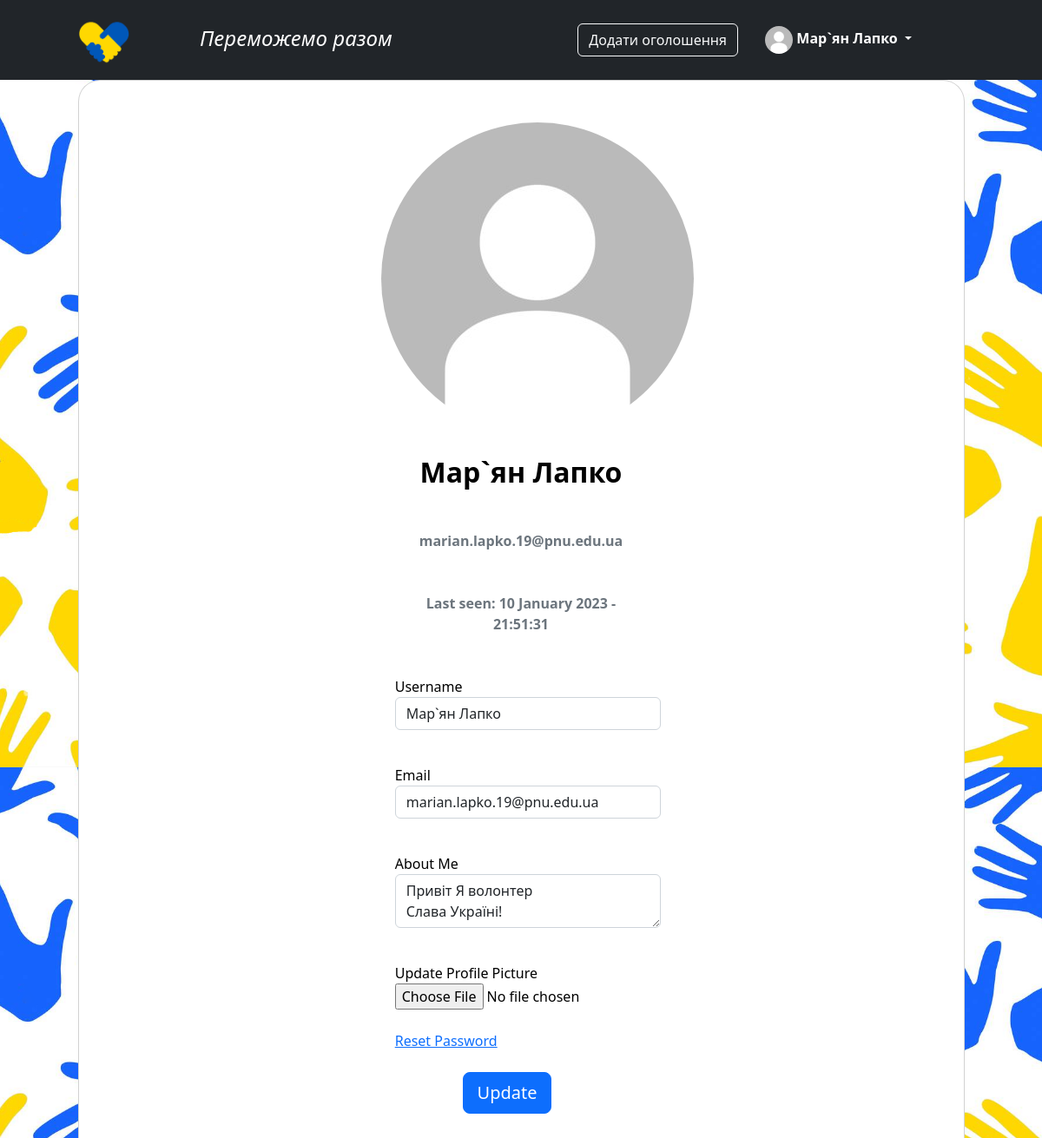
The app's page /auth/account (signed in) with its own data.
### app/auth/models.py (models this page shows, shortened)
class User(db.Model, UserMixin):
    id = db.Column(db.Integer, primary_key=True)
    username = db.Column(db.String(20), unique=True, nullable=False)
    email = db.Column(db.String(120), unique=True, nullable=False)
    password = db.Column(db.String(60), nullable=False)
    image_file = db.Column(db.String(60), nullable=False, default='../static/profile_pictures/default.jpg')
    about_me = db.Column(db.Text, nullable=True)
    last_date = db.Column(db.DateTime, default=db.func.now())

### app/auth/view.py (the view, shortened to what this page needs)
@auth_blueprint.route("/account", methods=['GET', 'POST'])
@login_required
def account():
    form_acc = UpdateAccountForm()
    form_acc.about_me.data = current_user.about_me
    form_acc.username.data = current_user.username
    form_acc.email.data = current_user.email
    image_file = url_for('static', filename='profile_pics/' + current_user.image_file)
    return render_template('auth/account.html', image_file=image_file, form_acc=form_acc, title='Account')

### app/auth/forms.py (shortened to what this page needs)
class UpdateAccountForm(FlaskForm):
    username = StringField('Username', validators=[DataRequired(), Length(min=2, max=20)])
    email = StringField('Email', validators=[InputRequired('Email is required'),
                                             Regexp('^[a-zA-Z0-9_.+-]+@[a-zA-Z0-9-]+\.[a-zA-Z0-9-.]+$',
                                                    message='Invalid Email')])
    picture = FileField('Update Profile Picture', validators=[FileAllowed(['jpg', 'png'])])
    about_me = TextAreaField('About Me', validators=[DataRequired(), Length(max=500)])
    submit = SubmitField('')

### app/auth/models.py (called while the page is built)
@login_manager.user_loader
def user_loader(user_id):
    return User.query.get(int(user_id))

### app/auth/templates/auth/account.html (shortened to what this page needs)
{% from "_render_field.html" import render_field %}
{% extends 'base.html' %}
{% block content %}
<div class="content-section">
    <section class="vh-1000">
        <div class="container h-100">
            <div class="row d-flex justify-content-center align-items-center h-100">
                <div class="col-lg-12 col-xl-11">
                    <div class="card text-black" style="border-radius: 25px;">
                        <div class="card-body p-md-5">
                            <div class="row justify-content-center">
                                <div class="col-md-10 col-lg-6 col-xl-5 order-2 order-lg-1">
                                    <form class="mx-1 mx-md-4" method="POST" enctype="multipart/form-data">
                                        <div class="d-flex flex-row align-items-center mb-4">
                                            <div class="form-outline flex-fill mb-0">
                                                <img class="rounded-circle account-img flex-row " src="{{ image_file }}">
                                            </div>
                                        </div>
                                            <h2 class="account-heading text-center fw-bold mb-5 mx-1 mx-md-4 mt-4">
                                                <p>{{ current_user.username }}</p>
                                            </h2>
                                            <p class="text-secondary text-center fw-bold mb-5 mx-1 mx-md-4 mt-4">
                                                {{ current_user.email }}
                                            </p>
                                            <p class="text-secondary text-center fw-bold mb-5 mx-1 mx-md-4 mt-4">
                                                Last seen: {{ current_user.last_date.strftime('%d %B %Y - %H:%M:%S') }}
                                            </p>
                                        <div class="d-flex flex-row align-items-center mb-4">
                                            <div class="form-outline flex-fill mb-0">
                                                {{ render_field(form_acc.username, class='form-control') }}
                                            </div>
                                        </div>
                                        <div class="d-flex flex-row align-items-center mb-4">
                                            <div class="form-outline flex-fill mb-0">
                                                {{ render_field(form_acc.email, class='form-control') }}
                                            </div>
                                        </div>
                                        <div class="d-flex flex-row align-items-center mb-4">
                                            <div class="form-outline flex-fill mb-0">
                                                {{ render_field(form_acc.about_me, class='form-control') }}
                                            </div>
                                        </div>
                                        <div class="d-flex flex-row align-items-center mb-4">
                                            <div class="form-outline flex-fill mb-0">
                                                {{ form_acc.picture.label() }}
                                                {{ form_acc.picture(class="form-control-file") }}
                                            </div>
                                        </div>
                                        <div class="d-flex flex-row align-items-center mb-4">
                                            <div class="form-outline flex-fill mb-0">
                                                <a href="{{ url_for('auth.reset_password') }}" class="justify-content-center">Reset Password</a>
                                            </div>
                                        </div>
                                        <div class="d-flex justify-content-center mx-4 mb-3 mb-lg-4">
                                            {{ render_field(form_acc.submit, class='btn btn-primary btn-lg',
                                            value='Update') }}
                                        </div>
                                    </form>
                                </div>
                            </div>
                        </div>
                    </div>
                </div>
            </div>
        </div>
    </section>
</div>
{% endblock %}

### app/templates/_render_field.html (shortened to what this page needs)
{% macro render_field(field) %}
{{ field.label }}
{{ field(**kwargs)|safe }}
<ul>
</ul>
{% endmacro %}

### app/templates/base.html (shortened to what this page needs)
<html>
<head>
    <link href="https://cdn.jsdelivr.net/npm/bootstrap@5.2.2/dist/css/bootstrap.min.css" rel="stylesheet"
>
</head>
<body>
<header class="p-3 text-bg-dark">
    <div class="container">
        <div class="d-flex flex-wrap align-items-center justify-content-center justify-content-lg-start">
            <a href="{{ url_for('post.view_post') }}"
               class="d-flex align-items-center mb-2 mb-lg-0 text-white text-decoration-none">
                <svg class="bi me-2" width="40" height="32"></svg>
                <img src="../static/brand3_11.png" width="60" height="60">
                <h4 class="h4">Переможемо разом</h4>
            </a>
            {% if current_user.is_authenticated %}
                <div style="position: absolute; right: 350px;">
                    <a class="btn btn-outline-light" href="{{ url_for('post.create_post') }}">Додати оголошення</a>
                </div>
            {% else %}
                <div class="div_login">
                    <a class="btn btn-outline-light me-2" href="{{ url_for('auth.login') }}">Вхід</a>
                    <a class="btn btn-warning" href="{{ url_for('auth.signup') }}">Реєстрація</a>
                </div>
            {% endif %}
            {% if current_user.is_authenticated %}
                <div class="show-on-hover dropdown" style="position: absolute; right: 150px;">
                    <a href="#" class="d-block link-light text-decoration-none dropdown-toggle"
                       data-bs-toggle="dropdown"
                       aria-expanded="false">
                        <img src="../static/profile_pics/{{ current_user.image_file }}" alt="mdo" width="32" height="32"
                             class="rounded-circle">
                        <strong class="text-bg-dark">{{ current_user.username }}</strong>
                    </a>
                </div>
            {% endif %}
        </div>
    </div>
</header>
{% block content %}
{% endblock %}
</body>
</html>

### app/templates/base.html (style rules this page uses)
.h4 { position: absolute; top: 30px; left: 230px; font-style: italic; }

### app/auth/templates/auth/account.html (style rules this page uses)
body { background-image: url('../../../static/fon_3.png'); background-attachment: fixed; }

### records on screen
User: image_file (placeholder picture), username "Мар`ян Лапко", email "marian.lapko.19@pnu.edu.ua", last_date "10 January 2023 - 21:51:31", about_me "Привіт Я волонтер Слава Україні!"

### other values on screen
{{ field.label }} "Username Email About Me"
